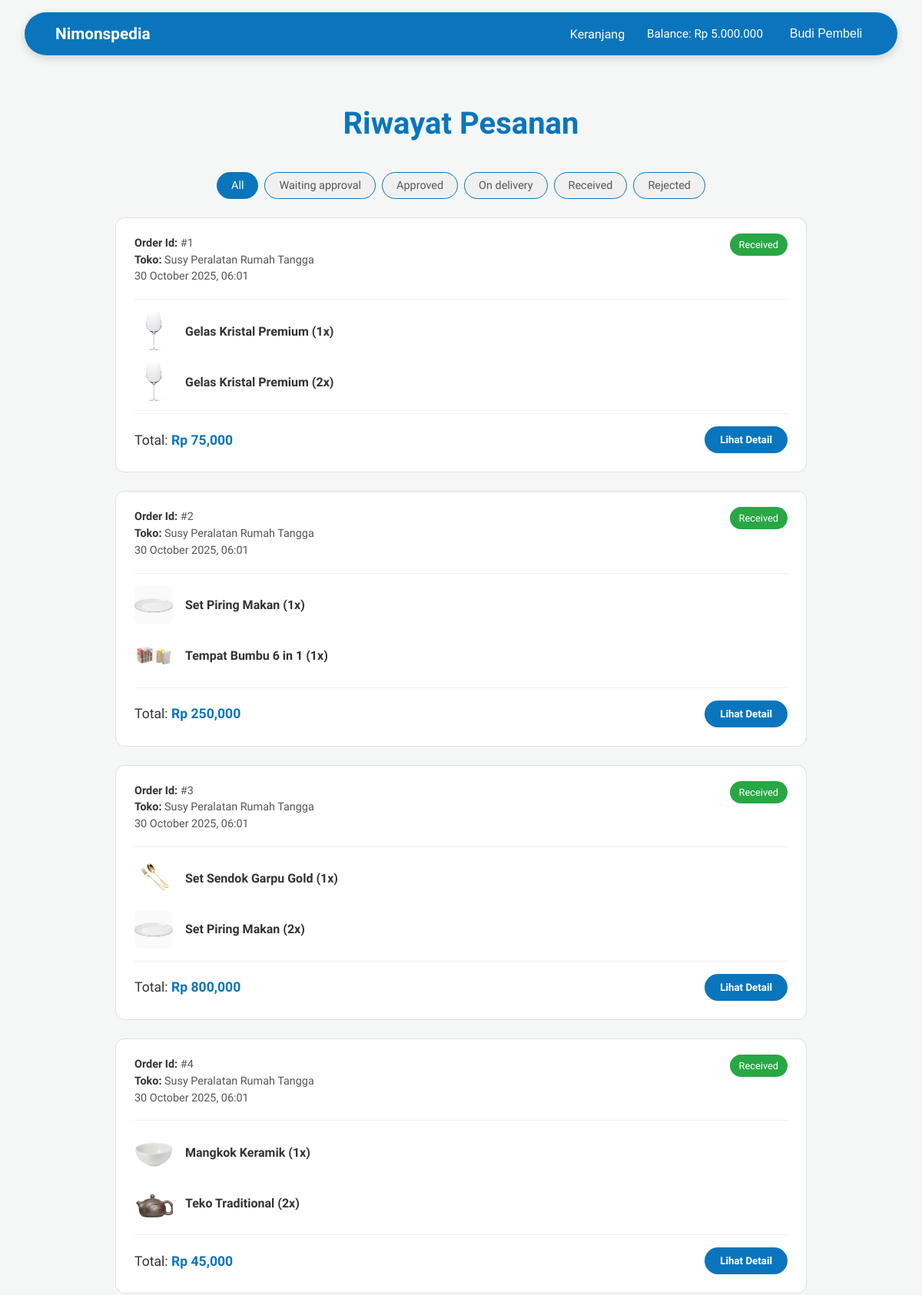
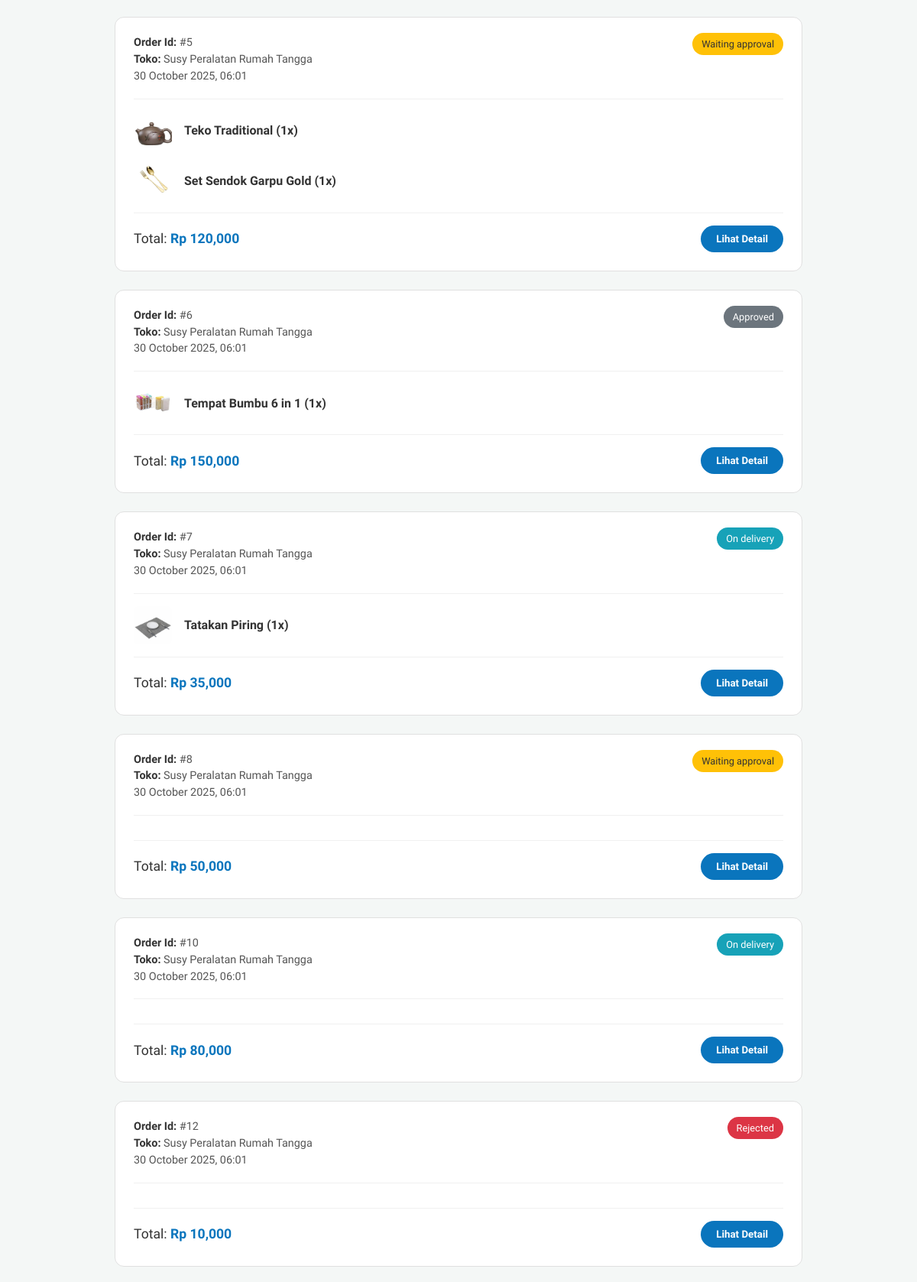
/php/src/public/buyer/orders.php (signed in), run on the app's committed database (2 pictures, top to bottom).
### tables this page shows
CREATE TABLE IF NOT EXISTS orders (
    order_id INT AUTO_INCREMENT PRIMARY KEY,
    buyer_id INT NOT NULL,
    store_id INT NOT NULL,
    total_price INT NOT NULL,
    shipping_address TEXT NOT NULL,
    status ENUM('waiting_approval', 'approved', 'rejected', 'on_delivery', 'received')
        DEFAULT 'waiting_approval',
    reject_reason TEXT DEFAULT NULL,
    confirmed_at DATETIME DEFAULT NULL,
    delivery_time DATETIME DEFAULT NULL,
    received_at DATETIME DEFAULT NULL,
    created_at DATETIME DEFAULT CURRENT_TIMESTAMP,
    FOREIGN KEY (buyer_id) REFERENCES users(user_id),
    FOREIGN KEY (store_id) REFERENCES stores(store_id)
);

CREATE TABLE IF NOT EXISTS stores (
    store_id INT AUTO_INCREMENT PRIMARY KEY,
    user_id INT NOT NULL UNIQUE,
    store_name VARCHAR(255) NOT NULL UNIQUE,
    store_description TEXT,
    store_logo_path VARCHAR(255),
    balance INT DEFAULT 0,
    created_at DATETIME DEFAULT CURRENT_TIMESTAMP,
    updated_at DATETIME DEFAULT CURRENT_TIMESTAMP ON UPDATE CURRENT_TIMESTAMP,
    FOREIGN KEY (user_id) REFERENCES users(user_id)
);

CREATE TABLE IF NOT EXISTS order_items (
    order_item_id INT AUTO_INCREMENT PRIMARY KEY,
    order_id INT NOT NULL,
    product_id INT NOT NULL,
    quantity INT NOT NULL,
    price_at_order INT NOT NULL,
    subtotal INT NOT NULL,
    FOREIGN KEY (order_id) REFERENCES orders(order_id),
    FOREIGN KEY (product_id) REFERENCES products(product_id)
);

CREATE TABLE IF NOT EXISTS products (
    product_id INT AUTO_INCREMENT PRIMARY KEY,
    store_id INT NOT NULL,
    product_name VARCHAR(255) NOT NULL,
    description TEXT,
    price INT NOT NULL,
    stock INT DEFAULT 0,
    main_image_path VARCHAR(255),
    created_at DATETIME DEFAULT CURRENT_TIMESTAMP,
    updated_at DATETIME DEFAULT CURRENT_TIMESTAMP ON UPDATE CURRENT_TIMESTAMP,
    deleted_at DATETIME DEFAULT NULL,
    FOREIGN KEY (store_id) REFERENCES stores(store_id)
);

### php/src/app/models/order.php (called while the page is built, shortened)
<?php
class Order {
    private $conn;
    public function __construct($conn) {
        $this->conn = $conn;
    }
    public function getOrderHistory(int $buyerId, string $filterStatus = 'all'): array {
        $orders = [];
        $sql = "
            SELECT
                o.order_id,
                o.created_at,
                o.total_price,
                o.status,
                o.shipping_address,
                o.reject_reason,
                o.delivery_time,
                s.store_name
            FROM orders o
            JOIN stores s ON o.store_id = s.store_id
            WHERE o.buyer_id = ?
        ";
        $sql .= " ORDER BY o.created_at DESC";
        $stmt = $this->conn->prepare($sql);
        if ($filterStatus !== 'all' && $filterStatus !== '') {
            $stmt->bind_param("is", $buyerId, $filterStatus);
        } else {
            $stmt->bind_param("i", $buyerId);
        }
        $stmt->execute();
        $result = $stmt->get_result();
        $orderIds = [];
        while($row = $result->fetch_assoc()) {
            $orders[$row['order_id']] = $row;
            $orders[$row['order_id']]['items'] = [];
            $orderIds[] = $row['order_id'];
        }
        $ids = implode(',', $orderIds);
        $itemSql = "
            SELECT
                oi.order_id,
                oi.quantity,
                oi.price_at_order,
                p.product_name,
                p.main_image_path
            FROM order_items oi
            JOIN products p ON oi.product_id = p.product_id
            WHERE oi.order_id IN ($ids)
        ";
        $itemResult = $this->conn->query($itemSql);
        while($itemRow = $itemResult->fetch_assoc()) {
            $orders[$itemRow['order_id']]['items'][] = $itemRow;
        }
        return $orders;
    }
}

### php/src/public/buyer/orders.php (the view, shortened to what this page needs)
<?php
include_once(__DIR__ . '/../../app/config/db.php');
include_once(__DIR__ . '/../../app/models/order.php');
$orderModel = new Order($conn);
$filterStatus = $_GET['status'] ?? 'all';
$displayOrder = ['all', 'waiting_approval', 'approved', 'on_delivery', 'received', 'rejected'];
$orders = $orderModel->getOrderHistory($_SESSION['user_id'], $filterStatus);
?>
<!DOCTYPE html>
<html lang="en">
<head>
    <link rel="stylesheet" href="../assets/css/orders.css">
</head>
<body>
    <?php include_once(__DIR__ . '/../../app/components/navbar.php'); ?>
    <div class="container">
        <h1>Riwayat Pesanan</h1>
        <div class="filter-tabs">
            <?php foreach ($displayOrder as $status): ?>
                <a href="?status=<?= $status ?>" class="<?= $filterStatus === $status ? 'active' : '' ?>">
                    <?= $status === 'all' ? 'All' : ucfirst(str_replace('_', ' ', $status)) ?>
                </a>
            <?php endforeach; ?>
        </div>
        <div class="order-list">
            <?php if (empty($orders)): ?>
                <div class="empty-state">
                    <p>Belum ada riwayat pesanan</p>
                </div>
            <?php else: ?>
                <?php foreach ($orders as $order): ?>
                    <div class="order-card">
                        <div class="order-header">
                            <div>
                                <p><strong>Order Id:</strong> #<?= htmlspecialchars($order['order_id']) ?></p>
                                <p><strong>Toko:</strong> <?= htmlspecialchars($order['store_name']) ?></p>
                                <p><?= date('d F Y, H:i', strtotime($order['created_at'])) ?></p>
                            </div>
                            <div class="order-status">
                                <span class="status-badge status-<?= strtolower($order['status']) ?>"><?= ucfirst(str_replace('_', ' ', $order['status'])) ?></span>
                            </div>
                        </div>
                        <div class="order-body">
                            <?php foreach ($order['items'] as $item): ?>
                                <div class="order-item-summary">
                                    <img src="<?= htmlspecialchars($item['main_image_path']) ?>" alt="product">
                                    <p><?= htmlspecialchars($item['product_name']) ?> (<?= $item['quantity'] ?>x)</p>
                                </div>
                            <?php endforeach; ?>
                        </div>
                        <div class="order-footer">
                            <p>Total: <strong>Rp <?= number_format($order['total_price']) ?></strong></p>
                            <button class="btn-detail">Lihat Detail</button>
                        </div>
                    </div>
                <?php endforeach; ?>
            <?php endif; ?>
        </div>
    </div>
</body>
</html>

### php/src/public/assets/css/orders.css (style rules this page uses)
body { font-family: 'Plus Jakarta Sans', sans-serif; margin: 0; background: #FFFFFF; color: #333; padding-top: 90px; }
.container { max-width: 900px; margin: 0 auto; padding: 20px; }
h1 { font-size: 2.5rem; font-weight: 700; color: #0A75BD; text-align: center; margin-bottom: 2.5rem; }
.filter-tabs { display: flex; flex-wrap: wrap; gap: 8px; margin-bottom: 1.5rem; justify-content: center; }
.filter-tabs a { padding: 8px 18px; text-decoration: none; background: #f0f0f0; color: #555; border-radius: 999px; border: 0.5px solid #0A75BD; font-size: 0.9rem; font-weight: 400; transition: background-color 0.2s, color 0.2s; }
.filter-tabs a.active { background: #0A75BD; color: white; }
.order-list { display: flex; flex-direction: column; gap: 1.5rem; }
.order-card { background: #fff; border-radius: 12px; padding: 1.5rem; border: 1px solid #e0e0e0; position: relative; transition: box-shadow 0.2s; }
.order-header { display: flex; justify-content: space-between; align-items: flex-start; padding-bottom: 1rem; margin-bottom: 1rem; border-bottom: 1px solid #f0f0f0; }
.order-header p { margin: 0 0 0.3rem 0; color: #555; font-size: 0.9rem; }
.order-header p strong { color: #333; }
.order-status { position: absolute; top: 1.5rem; right: 1.5rem; }
.status-badge { padding: 7px 12px; border-radius: 20px; color: white; font-size: 0.8rem; font-weight: 300; }
.status-waiting_approval { background: #ffc107; color: #333; }
.status-approved { background: #6c757d; }
.status-on_delivery { background: #17a2b8; }
.status-received { background: #28a745; }
.status-rejected { background: #dc3545; }
.order-body { padding-bottom: 1rem; margin-bottom: 1rem; border-bottom: 1px solid #f0f0f0; display: flex; flex-direction: column; gap: 1rem; }
.order-item-summary { display: flex; align-items: center; gap: 1rem; }
.order-item-summary p { color: #333; font-weight: 600; margin: 0; }
.order-item-summary img { width: 50px; height: 50px; border-radius: 8px; object-fit: cover; }
.order-footer { display: flex; justify-content: space-between; align-items: center; }
.order-footer p { margin: 0; font-size: 1.1rem; color: #333; }
.order-footer p strong { color: #0A75BD; }
.btn-detail { background: #0A75BD; color: white; border: none; padding: 10px 20px; border-radius: 999px; cursor: pointer; font-weight: 600; font-family: 'Plus Jakarta Sans', sans-serif; transition: background-color 0.2s; }

### php/src/public/assets/css/navbar.css (style rules this page uses)
body { margin: 0; padding-top: 90px; background-color: #f4f7f6; }

### data on the page
orders: order_id "1", store.store_name "Susy Peralatan Rumah Tangga", created_at "30 October 2025, 06:01", status "Received", total_price "75,000"
order_items: product.main_image_path (picture), product.product_name "Gelas Kristal Premium", quantity "1"
order_items: product.main_image_path (picture), product.product_name "Gelas Kristal Premium", quantity "2"
orders: order_id "2", store.store_name "Susy Peralatan Rumah Tangga", created_at "30 October 2025, 06:01", status "Received", total_price "250,000"
order_items: product.main_image_path (picture), product.product_name "Set Piring Makan", quantity "1"
order_items: product.main_image_path (picture), product.product_name "Tempat Bumbu 6 in 1", quantity "1"
orders: order_id "3", store.store_name "Susy Peralatan Rumah Tangga", created_at "30 October 2025, 06:01", status "Received", total_price "800,000"
order_items: product.main_image_path (picture), product.product_name "Set Sendok Garpu Gold", quantity "1"
order_items: product.main_image_path (picture), product.product_name "Set Piring Makan", quantity "2"
orders: order_id "4", store.store_name "Susy Peralatan Rumah Tangga", created_at "30 October 2025, 06:01", status "Received", total_price "45,000"
order_items: product.main_image_path (picture), product.product_name "Mangkok Keramik", quantity "1"
order_items: product.main_image_path (picture), product.product_name "Teko Traditional", quantity "2"
orders: order_id "5", store.store_name "Susy Peralatan Rumah Tangga", created_at "30 October 2025, 06:01", status "Waiting approval", total_price "120,000"
order_items: product.main_image_path (picture), product.product_name "Teko Traditional", quantity "1"
order_items: product.main_image_path (picture), product.product_name "Set Sendok Garpu Gold", quantity "1"
orders: order_id "6", store.store_name "Susy Peralatan Rumah Tangga", created_at "30 October 2025, 06:01", status "Approved", total_price "150,000"
order_items: product.main_image_path (picture), product.product_name "Tempat Bumbu 6 in 1", quantity "1"
orders: order_id "7", store.store_name "Susy Peralatan Rumah Tangga", created_at "30 October 2025, 06:01", status "On delivery", total_price "35,000"
order_items: product.main_image_path (picture), product.product_name "Tatakan Piring", quantity "1"
orders: order_id "8", store.store_name "Susy Peralatan Rumah Tangga", created_at "30 October 2025, 06:01", status "Waiting approval", total_price "50,000"
orders: order_id "10", store.store_name "Susy Peralatan Rumah Tangga", created_at "30 October 2025, 06:01", status "On delivery", total_price "80,000"
orders: order_id "12", store.store_name "Susy Peralatan Rumah Tangga", created_at "30 October 2025, 06:01", status "Rejected", total_price "10,000"

### other printed values
$balance "5.000.000"
$name "Budi Pembeli"
str_replace('_', ' ', $status) "Waiting approval"
str_replace('_', ' ', $status) "Approved"
str_replace('_', ' ', $status) "On delivery"
str_replace('_', ' ', $status) "Received"
str_replace('_', ' ', $status) "Rejected"
